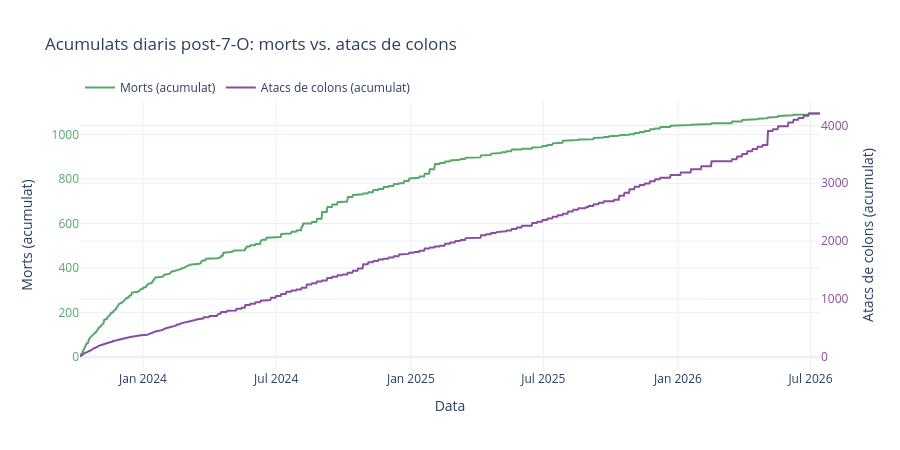

The cell this chart's notebook holds for it:
### Code cell
fig = go.Figure()
fig.add_trace(go.Scatter(x=df_post_d["date"], y=df_post_d["deaths_cum"], name="Morts (acumulat)",
                          line=dict(color="#55A868", width=2)))
fig.add_trace(go.Scatter(x=df_post_d["date"], y=df_post_d["settler_attacks_cum"], name="Atacs de colons (acumulat)",
                          line=dict(color="#8C4B9E", width=2), yaxis="y2"))

fig.update_layout(
    title="Acumulats diaris post-7-O: morts vs. atacs de colons",
    xaxis_title="Data",
    yaxis=dict(title="Morts (acumulat)", tickfont=dict(color="#55A868")),
    yaxis2=dict(title="Atacs de colons (acumulat)", tickfont=dict(color="#8C4B9E"), overlaying="y", side="right"),
    legend=dict(orientation="h", y=1.1),
    height=450,
    template="plotly_white",
)
fig.show()

### Figure 1 — Plotly figure (JSON) as saved in the notebook; plotly's stock layout.template omitted (floating-point values rounded to 4 significant figures; data arrays with more than 128 entries replaced by an {"elided": "..."} marker saying what was removed)
{"data": [{"line": {"color": "#55A868", "width": 2}, "name": "Morts (acumulat)", "type": "scatter", "x": {"elided": "1012 str values"}, "y": {"elided": "1012 int values"}}, {"line": {"color": "#8C4B9E", "width": 2}, "name": "Atacs de colons (acumulat)", "type": "scatter", "x": {"elided": "1012 str values"}, "y": {"elided": "1012 int values"}, "yaxis": "y2"}], "layout": {"height": 450, "legend": {"orientation": "h", "y": 1.1}, "title": {"text": "Acumulats diaris post-7-O: morts vs. atacs de colons"}, "xaxis": {"title": {"text": "Data"}}, "yaxis": {"tickfont": {"color": "#55A868"}, "title": {"text": "Morts (acumulat)"}}, "yaxis2": {"overlaying": "y", "side": "right", "tickfont": {"color": "#8C4B9E"}, "title": {"text": "Atacs de colons (acumulat)"}}}}
